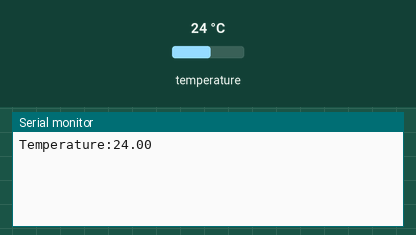
This sketch was run on a simulated Arduino Uno, built with avr-gcc and run on an emulated ATmega328P. On the bench: the last lines printed to the serial monitor. Wiring (inferred from the names in the program): DS18B20 sensor: data pin 12. The test bench sets the inputs (shaded band); at power-on: temperature 24 °C.

Above: at 1.5 s.
1.6 s: temperature set to 12 °C
At 1.6 s:
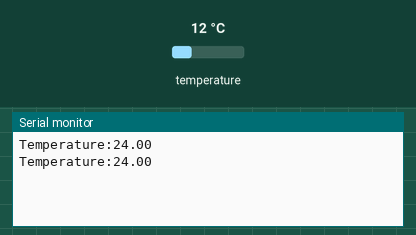
3.1 s: temperature set to 19 °C
At 3.1 s:
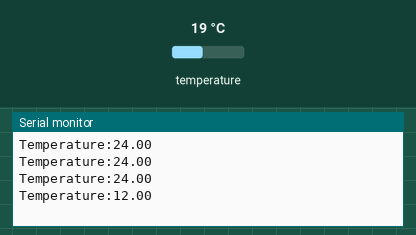
Timing chart, 0 to 6.1 s (numbered marks = the images above; inputs shaded):
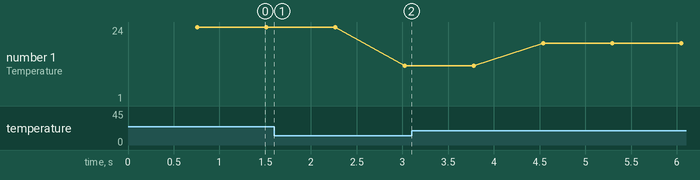

Measured:
- plotted number 1: 24 → 12 after the input at 1.6 s

The sketch:

_temperature.ino
```cpp
/****************
 * (Jan26) Use of Water-proof Temperature Sensor [Temperature]
 * In the "Temperature" function, we will only get temperature sensor data of water,
 * and later send real-time message to the website, to let owner take further actions themselves (open heater remotely...).
 * Line Connection: S->digital port, '-'->GND, '+'->5V.
 * REFERENCE: "example1_Arduino" in http://www.alsrobot.cn/wiki/index.php/SKU:RB-02S160_DS18B20_%E6%B0%B4%E6%B8%A9%E4%BC%A0%E6%84%9F%E5%99%A8
****************/

unsigned char temp_reset();
void temp_write(char WRT);
unsigned char temp_read();

const int tempPin = 12; //digital port 12
float temperature = 0.0;

void setup() {
  Serial.begin(9600); //further test(?)
}

void loop() {
  if(!temp_reset())
  {
    temp_write(0xCC); //"Skip_ROM"
    temp_write(0x44); //"Convert_T"
    delay(750); //need to test for delay time(?)
    temp_reset();
    temp_write(0xCC); //"Skip_ROM"
    temp_write(0xBE); //"Read_scratchpad"
    unsigned short tempL = temp_read();
    unsigned short tempH = temp_read();
    unsigned int temp = ((unsigned int)tempH << 8) + (unsigned int)tempL;
    temp = (float)temp * 6.25;
    temperature = (float)temp / 100;
    Serial.print("Temperature:");
    Serial.println(temperature);
  }
}

// All HELPER methods~

unsigned char temp_reset()
{
  pinMode(tempPin, OUTPUT);
  digitalWrite(tempPin, LOW);
  delayMicroseconds(480);
  pinMode(tempPin, INPUT);
  delayMicroseconds(60);
  if(digitalRead(tempPin) == 0)
  {
    delayMicroseconds(480);
    return 0;
  }
  else
  {
    delayMicroseconds(480);
    return 1;
  }
}

void temp_write(char WRT)
{
  char i = 0, Cmd = 0;
  Cmd = WRT;
  pinMode(tempPin, INPUT);
  for(i = 0; i< 8; i++)
  {
    if((Cmd & (1<<i)) != 0) //Bitshift Left : variable<<number_of_bits
    {
      pinMode(tempPin, OUTPUT);
      digitalWrite(tempPin, LOW);
      delayMicroseconds(1);
      pinMode(tempPin, INPUT);
      delayMicroseconds(60);
    }
    else
    {
      pinMode(tempPin, OUTPUT);
      digitalWrite(tempPin, LOW);
      delayMicroseconds(60);
      pinMode(tempPin, INPUT);
    }
  }
}

unsigned char temp_read()
{
  char i = 0, result = 0;
  pinMode(tempPin, INPUT);
  for(i = 0; i < 8; i++)
  {
    pinMode(tempPin, OUTPUT);
    digitalWrite(tempPin, LOW);
    delayMicroseconds(2);
    pinMode(tempPin, INPUT);
    if(digitalRead(tempPin) != 0)
      result |= 1<<i;
    delayMicroseconds(60);
  }
  return result;
}
```
